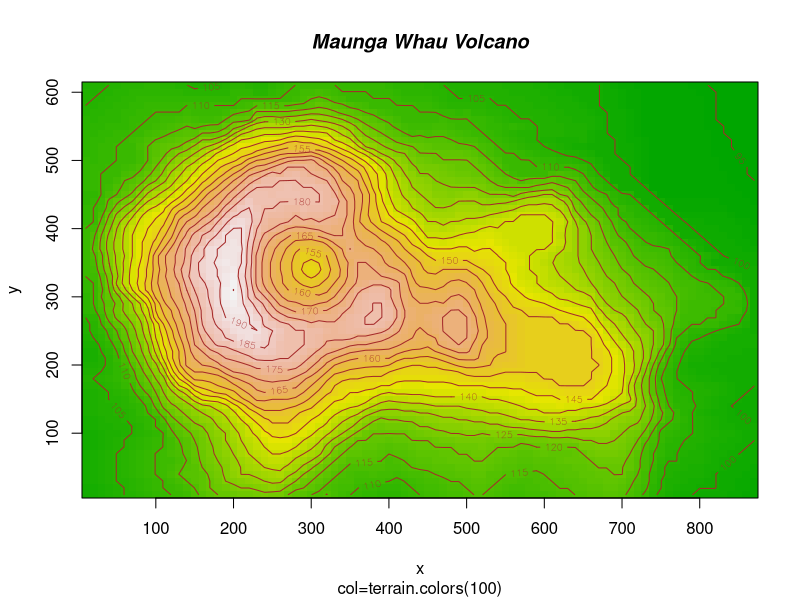
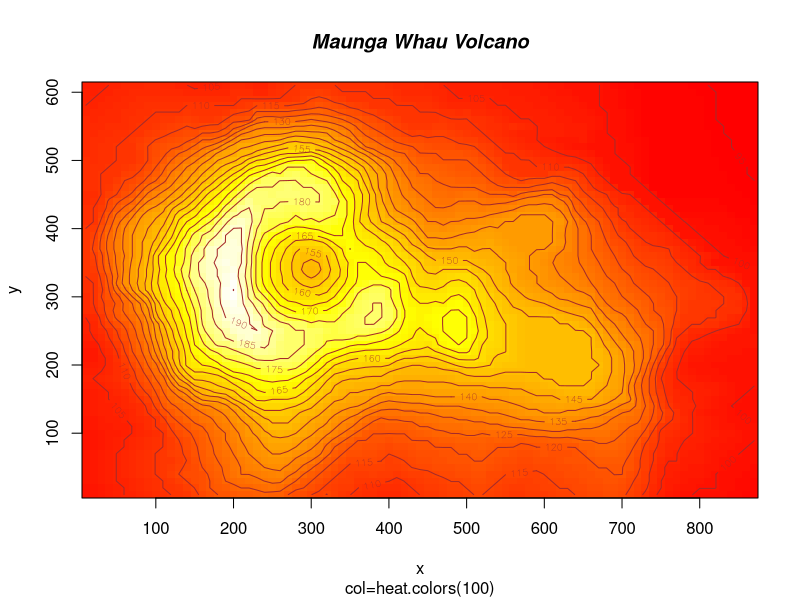
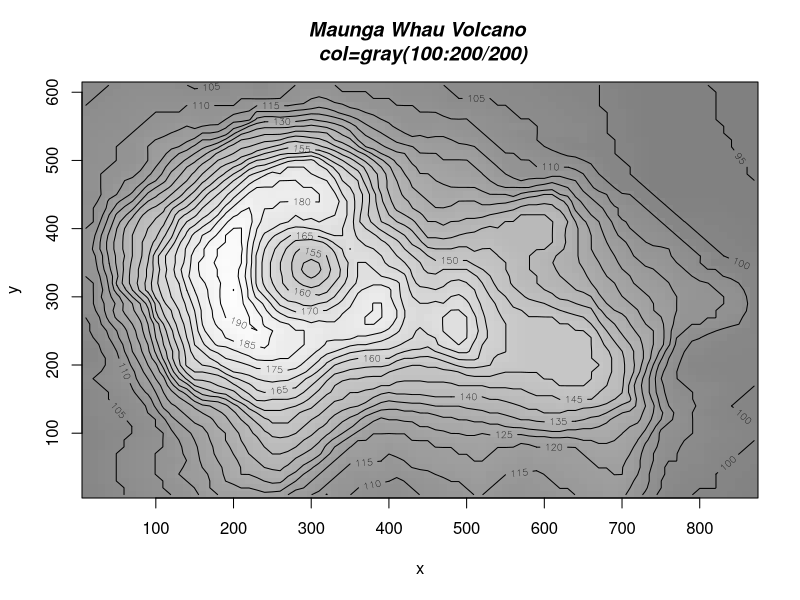
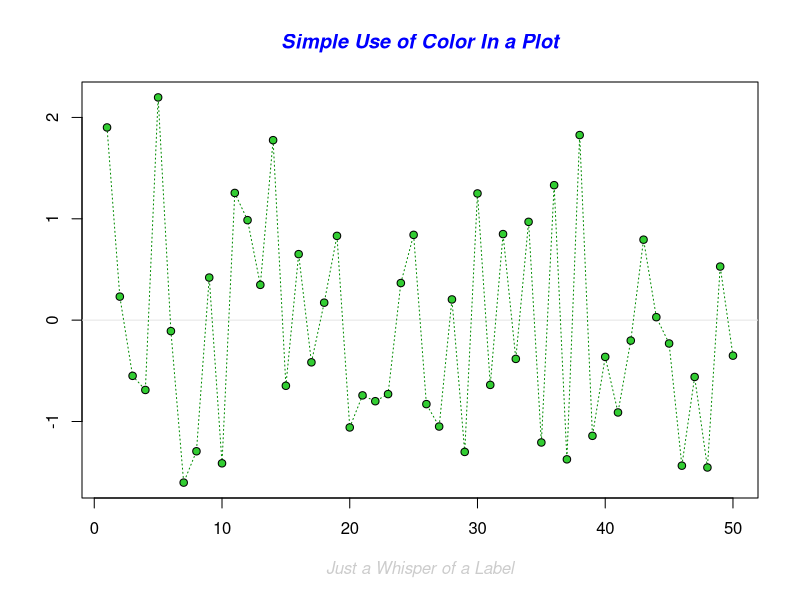
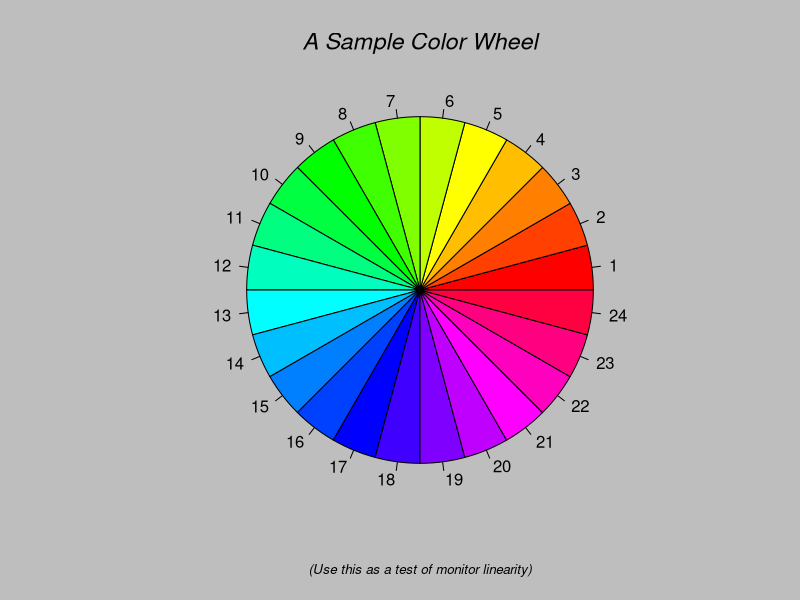
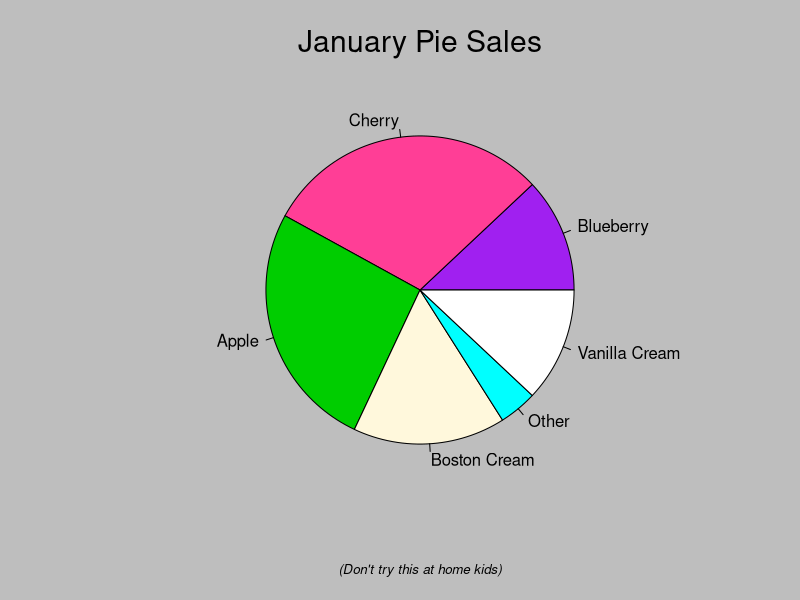
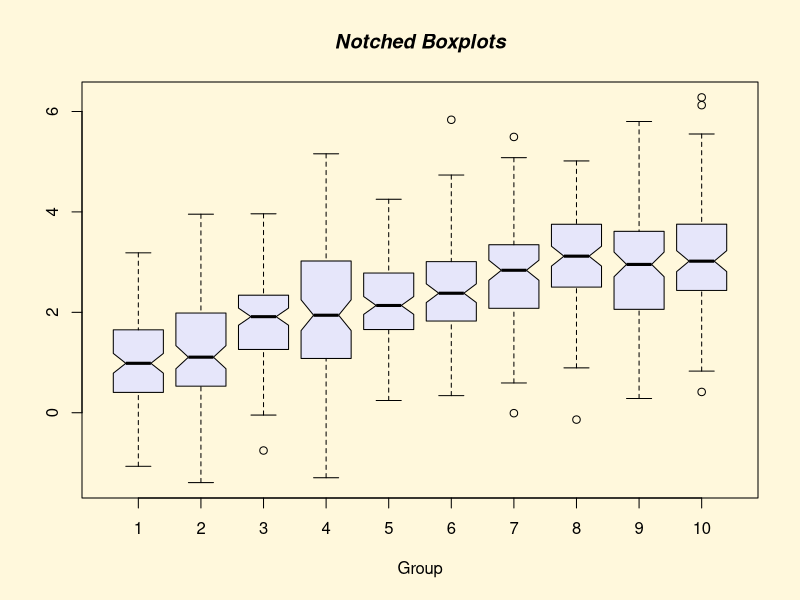
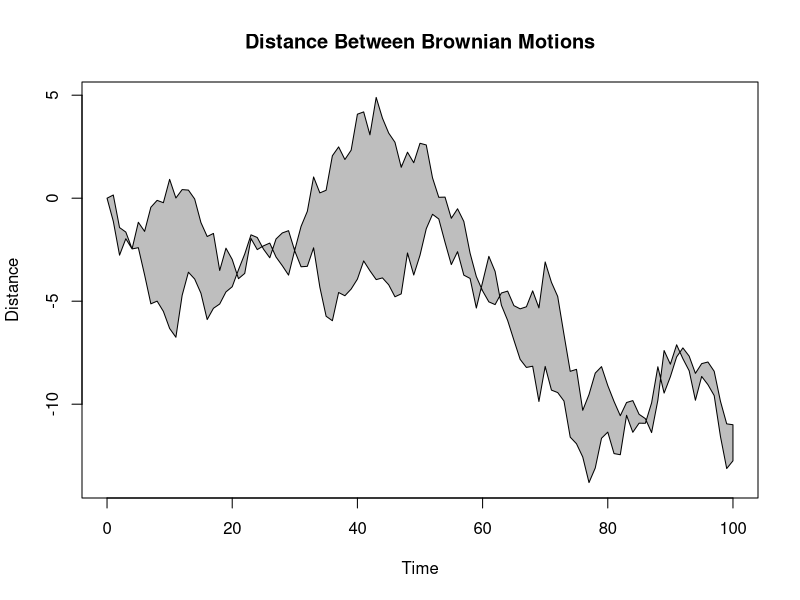

These charts were generated, in order, by the following R code: (Note: this script raises an error after producing the figures.)
## ---- chunk 1
knitr::opts_chunk$set(echo = TRUE)
## ---- chunk 2
demo()
## ---- chunk 3
demo(image)
## ---- chunk 4
demo(graphics)
## ---- chunk 5
hist(cars$speed)
## ---- chunk 6
hist(cars$speed,plot=FALSE)
## ---- chunk 7
hist(cars$speed, main="Car Speeds")
## ---- chunk 8
hist(cars$speed, main="Car Speeds",xlab="Speed",ylab = "Number",border="green",col="blue",labels=TRUE,ylim = c(0,25), xlim=c(0,30))
## ---- chunk 9
plot(cars)
## ---- chunk 10
plot(iris)
## ---- chunk 11
plot(iris[1:3])
## ---- chunk 12
plot(cars$speed)
## ---- chunk 13
plot(mpg ~ ., data=mtcars)
## ---- chunk 14
stem(cars$speed)
## ---- chunk 15
stem(cars$dist)
## ---- chunk 16
par(mgp=c(2,1,0), mar=c(3,3,1,1))
# Fit regression line
require(stats)
reg<-lm(dist ~ speed, data = cars)
coeff=coefficients(reg)
# equation of the line : 
eq = paste0("y = ", round(coeff[2],1), "*x ", round(coeff[1],1))
# plot
plot(cars, main=eq)
abline(reg, col="blue")
## ---- chunk 17
boxplot(mpg~cyl,data=mtcars, main="Car Milage Data",xlab="Number of Cyclinders",
        ylab="Miles Per Galllon")
## ---- chunk 18
clm <- c("mpg","wt","cyl")
summary(mtcars[clm])
## ---- chunk 19
d <- density(mtcars$mpg)
plot(d, main="Kernal Density Miles Per Gallon")
polygon(d, col="red",border="blue")
## ---- chunk 20
library(sm)


# create value labels 
cyl.f <- factor(mtcars$cyl, levels= c(4,6,8),
                labels = c("4 cylinder", "6 cylinder", "8 cylinder")) 

# plot densities 
sm.density.compare(mtcars$mpg, mtcars$cyl, xlab="Miles Per Gallon")
title(main="MPG Distribution by Car Cylinders")

# add legend via mouse click
colfill<-c(2:(2+length(levels(cyl.f)))) 
#this doesn't work-haven't had time to trouble shoot why
#legend(locator(1), levels(cyl.f), fill=colfill)
## ---- chunk 21
Orange$Tree <- as.numeric(Orange$Tree) 
ntrees <- max(Orange$Tree)

# get the range for the x and y axis 
xrange <- range(Orange$age) 
yrange <- range(Orange$circumference) 

# set up the plot 
plot(xrange, yrange, type="n", xlab="Age (days)",
     ylab="Circumference (mm)" ) 
colors <- rainbow(ntrees) 
linetype <- c(1:ntrees) 
plotchar <- seq(18,18+ntrees,1)

# add lines 
for (i in 1:ntrees) { 
  tree <- subset(Orange, Tree==i) 
  lines(tree$age, tree$circumference, type="b", lwd=1.5,
        lty=linetype[i], col=colors[i], pch=plotchar[i]) 
} 

# add a title and subtitle 
title("Tree Growth", "example of line plot")
## ---- chunk 22
dotchart(mtcars$mpg,labels=row.names(mtcars),cex=.7,
         main="Gas Mileage for Car Models",xlab = "Miles Per Gallon")
## ---- chunk 23
library(car) 
scatterplot(mpg ~ wt | cyl, data=mtcars, 
  	xlab="Weight of Car", ylab="Miles Per Gallon", 
   main="Enhanced Scatter Plot", 
   labels=row.names(mtcars))
## ---- chunk 24
pairs(~mpg+disp+drat+wt,data=mtcars, 
   main="Simple Scatterplot Matrix")
